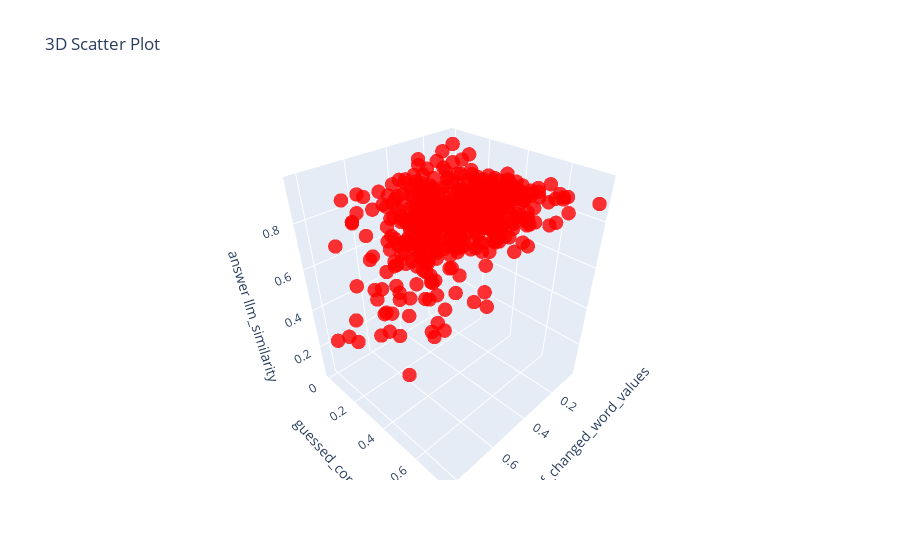
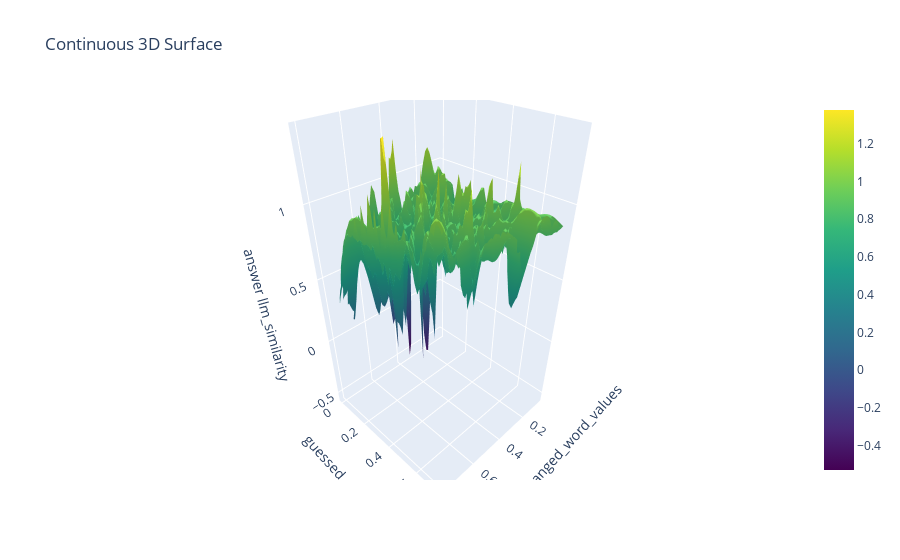

The notebook cell these images were saved under, in order:
### Code cell
path = os.path.join(os.getenv("PROJECT_PATH"), "data", "September-2024", os.getenv("DATE"), "Presentation")
out_put = os.path.join(os.getenv("PROJECT_PATH"), "data", "September-2024", os.getenv("DATE"), "Presentation", "movie data set results.html")
save_3d_approx_graph(metrices, out_put)
# save_3d_graph(metrices,path)

### Figure 1 — Plotly figure (JSON) as saved in the notebook; plotly's stock layout.template omitted (floating-point values rounded to 4 significant figures; data arrays with more than 128 entries replaced by an {"elided": "..."} marker saying what was removed)
{"data": [{"marker": {"color": "red", "opacity": 0.8, "size": 5}, "mode": "markers", "type": "scatter3d", "x": {"elided": "495 float values"}, "y": {"elided": "495 float values"}, "z": {"elided": "495 float values"}}], "layout": {"scene": {"xaxis": {"title": {"text": "percentage_of_changed_word_values"}}, "yaxis": {"title": {"text": "guessed_correct"}}, "zaxis": {"title": {"text": "answer llm_similarity"}}}, "title": {"text": "3D Scatter Plot"}}}

### Figure 2 — Plotly figure (JSON) as saved in the notebook; plotly's stock layout.template omitted (floating-point values rounded to 4 significant figures; data arrays with more than 128 entries replaced by an {"elided": "..."} marker saying what was removed)
{"data": [{"colorscale": [[0, "#440154"], [0.1111, "#482878"], [0.2222, "#3e4989"], [0.3333, "#31688e"], [0.4444, "#26828e"], [0.5556, "#1f9e89"], [0.6667, "#35b779"], [0.7778, "#6ece58"], [0.8889, "#b5de2b"], [1, "#fde725"]], "type": "surface", "x": {"elided": "70x70 float values"}, "y": {"elided": "70x70 float values"}, "z": {"elided": "70x70 float values"}}], "layout": {"scene": {"xaxis": {"title": {"text": "percentage_of_changed_word_values"}}, "yaxis": {"title": {"text": "guessed_correct"}}, "zaxis": {"title": {"text": "answer llm_similarity"}}}, "title": {"text": "Continuous 3D Surface"}}}
